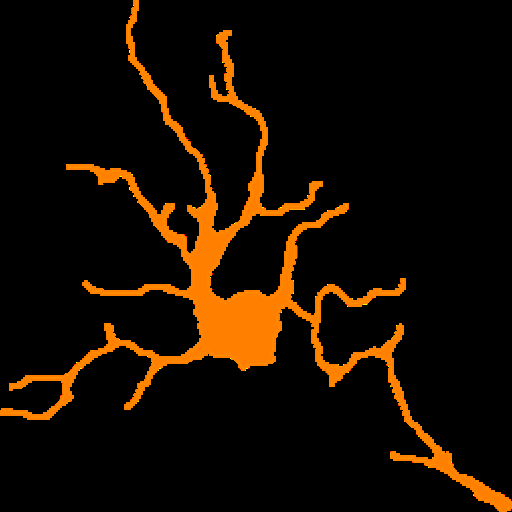
#> input picture MorphoGlia_Interface/resources/4:4transition_image.png, 512 x 512 px; its folder holds only this picture in this run
$ python -i builtin.py   (imports and definitions only)
#> lines starting #> are read from the running program, lines starting #| are printed output that depends on the picture; after the words box and inside, x2 and y2 are one past the last pixel; in counts of white or black regions, pixels touching at a corner belong together
#morphoglia/morphometrics/builtin.py
#!/usr/bin/env python3
# -*- coding: utf-8 -*-
"""
Morphometric extraction module for the MorphoGlia pipeline.

Single source of truth for:
  - Canonical soma mask (distance-transform + global dilation)
  - Whole-cell skeleton (true 1px, no pruning)
  - Branches mask (cell minus soma)
  - Skeleton feature masks (endpoints, junctions, slab points, initial points)
  - All morphometric calculators

The HTML viewer (io/html.py) must ONLY render the masks produced here via
make_qc_artifacts(...) so visual QC always matches the numbers.

Created on Sun Jul 20 13:57:41 2025
@author: juanpablomayaarteaga
"""

from __future__ import annotations
from dataclasses import dataclass
from typing import Dict, List, Tuple, Optional

import numpy as np
import cv2
from itertools import combinations

from skimage.morphology import skeletonize
from scipy.ndimage import label as cc_label, generate_binary_structure, distance_transform_edt

import ast


try:  # only for type hints (avoid circular import at runtime)
    from ..core.models import CellRecord  # noqa: F401
except Exception:  # pragma: no cover
    CellRecord = object  # type: ignore

# ---------------------------------------------------------------------
# Globals / types
# ---------------------------------------------------------------------

MorphometricDict = Dict[str, float]

# Canonical soma extraction settings (used everywhere)
DIST_FRACTION: float = 0.7          # threshold as fraction of DT max  #0.24   ASTROCYTES
SOMA_DILATE_ITERS: int = 1          # single source of truth dilation  #4      ASTROCYTES
# 8-connectivity for consistent component counting everywhere
STRUCT8 = generate_binary_structure(2, 2)  # 3x3 with diagonals


# ---- Branch-order distribution helpers ----
BRANCH_PCTS = (12.5, 25.0, 37.5, 50.0, 62.5, 75.0, 87.5)  # compact, shape-preserving

# ---------------------------------------------------------------------
# Helpers (I/O-free, pure numpy/OpenCV)
# ---------------------------------------------------------------------
def _tuple_str(xs) -> str:
    """Format as tuple string for CSV (stable, human-readable)."""
    return str(tuple(xs))

# [85 lines left out: functions _percentiles, _component_areas, _component_aspect_ratios, _segment_counts_from_bo, _parse_tuple_str, add_global_centroids, not called in this run]

def _round(v: float, nd: int = 4) -> float:
    return float(round(v, nd))

# [59 lines left out: functions _ensure_gray, _binary, _largest_contour, _box_count_fractal, _count_components, _remove_small_cc, not called in this run]


def _soma_mask_from_distance(
    bin_img: np.ndarray,
    frac: float = DIST_FRACTION,
    dilate_iters: int = SOMA_DILATE_ITERS
) -> np.ndarray:
    """
    Estimate soma by thresholding the distance transform of the binary cell mask.
    Then keep largest component and (optionally) dilate. Returns uint8 {0,255}.
    """
    dist = cv2.distanceTransform(bin_img, cv2.DIST_L2, 5)
    if dist.max() == 0:
        return np.zeros_like(bin_img)
    _, soma = cv2.threshold(dist, frac * dist.max(), 255, cv2.THRESH_BINARY)
    soma = soma.astype(np.uint8)

    # keep largest component
    labels, num = cc_label(soma.astype(bool), structure=STRUCT8)

    if num < 1:
        soma = np.zeros_like(bin_img)
    else:
        sizes = np.bincount(labels.ravel())
        sizes[0] = 0
        largest = sizes.argmax()
        soma = ((labels == largest).astype(np.uint8)) * 255

    # optional dilation (single source of truth for all modules)
    if dilate_iters > 0:
        soma = cv2.dilate(soma, np.ones((3, 3), np.uint8), iterations=dilate_iters)

    return soma

# [380 lines left out: functions _centroid_from_mask, _branch_tortuosity_stats, make_branch_order_artifacts, make_sholl_artifacts, _aspect_ratio_from_mask, _skeletonize_full and 1 more, not called in this run]

# ---------------------------------------------------------------------
# QC Artifacts: single source of truth for the HTML viewer
# ---------------------------------------------------------------------

@dataclass
class QCArtifacts:
    bin_cell: np.ndarray              # uint8 0/255
    soma: np.ndarray                  # uint8 0/255 (already dilated per globals)
    branches: np.ndarray              # uint8 0/255 (cell minus soma)
    skeleton_full: np.ndarray         # uint8 0/255 (true 1px skeleton of whole cell)
    skeleton_wo_soma: np.ndarray      # uint8 0/255 (skeleton minus soma)
    degree_map: np.ndarray            # int8 (neighbors count 0..8 on skeleton_wo_soma)
    endpoints_mask: np.ndarray        # uint8 0/255 (deg == 1)
    junctions_mask: np.ndarray        # uint8 0/255 (deg >= 3)
    slab_mask: np.ndarray             # uint8 0/255 (deg == 2)
    initial_points_mask: np.ndarray   # uint8 0/255 (endpoints touching dilated soma)
    centroid: Optional[Tuple[int, int]]

# [65 lines left out: function make_qc_artifacts, not called in this run]

# ---------------------------------------------------------------------
# Morphometric extractors
# ---------------------------------------------------------------------


@dataclass
class BranchOrderArtifacts:
    # thin (skeleton)
    primary_skel_mask: np.ndarray        # 0/255
    intermediate_skel_mask: np.ndarray   # 0/255  # was "secondary"
    terminal_skel_mask: np.ndarray       # 0/255

    # thick (area on cell−soma)
    primary_area_mask: np.ndarray        # 0/255
    intermediate_area_mask: np.ndarray   # 0/255  # was "secondary"
    terminal_area_mask: np.ndarray       # 0/255

    # pixel counts
    primary_area_px: int
    intermediate_area_px: int            # was "secondary_area_px"
    terminal_area_px: int

    # debugging
    seg_label_map: np.ndarray            # int32
    seg_order_map: np.ndarray            # uint8


@dataclass


class MorphometricExtractor:
    """Base class for morphometric extractors."""
    def __call__(self, roi: np.ndarray) -> MorphometricDict:
        raise NotImplementedError

class CellMorphometrics(MorphometricExtractor):
    """
    Basic shape metrics on the full cell mask:
      - Cell_area, Cell_perimeter, Cell_circularity, Cell_compactness
      - Cell_eccentricity, Cell_aspect_ratio, Cell_feret_diameter, Cell_orientation
    """
    # [41 lines left out: function __call__, not called in this run]


class SomaMorphometrics(MorphometricExtractor):
    """
    Distance-transform soma + shape metrics:
      - Soma_area, Soma_perimeter, Soma_circularity, Soma_compactness
      - Soma_orientation, Soma_feret_diameter, Soma_eccentricity, Soma_aspect_ratio
    """
    def __init__(self, dist_fraction: float = DIST_FRACTION):
        self.frac = dist_fraction

    # [42 lines left out: function __call__, not called in this run]

class ConvexHullMorphometrics(MorphometricExtractor):
    """
    Convex hull metrics on the cell mask.
    Also returns solidity/convexity vs. the original cell.
    """
    # [56 lines left out: function __call__, not called in this run]

class FractalMorphometrics(MorphometricExtractor):
    """Box-counting fractal dimension on binary ROI."""
    def __init__(self, sizes: List[int] | None = None):
        self.sizes = sizes

    # [4 lines left out: function __call__, not called in this run]


@dataclass
class BranchOrderDistributionMorphometrics(MorphometricExtractor):
    """
    Compact, per-cell distribution descriptor of branch orders.

    For each of Primary / Secondary / Terminal:
      - *_Branch_Count : number of skeleton segments of that order
      - Percentiles_*_Branch_Area : tuple of percentiles of thick-component areas (px)
      - Percentiles_*_Branch_AR   : tuple of percentiles of component aspect ratios (>=1.0)

    Notes:
      • Areas are computed on the thick masks (cell−soma partition), per connected component.
      • Aspect ratios use rotation-invariant minAreaRect when possible; falls back to axis-aligned box.
      • Percentiles default to BRANCH_PCTS = (12.5, 25, 37.5, 50, 62.5, 75, 87.5) for a compact,
        shape-preserving summary suitable for clustering and later violin/KDE reconstruction.
    """
    # [54 lines left out: functions __init__, __call__, not called in this run]


@dataclass
class ShollParams:
    start_radius: int = 25
    step: int = 10


@dataclass
class ShollArtifacts:
    """Masks & metrics for Sholl analysis (native image size, no padding)."""
    circle_mask: np.ndarray        # uint8 0/255; union of all circle perimeters
    overlap_mask: np.ndarray       # uint8 0/255; union of overlaps with all rings
    centroid: Optional[Tuple[int, int]]
    max_distance: float
    num_circles: int
    crossings: int                 # sum of objects across rings
    ring_counts: List[int]         # NEW: objects per ring (radius order)
    ring_radii: List[int]          # NEW: radii used (same order)

class ShollMorphometrics(MorphometricExtractor):
    """
    Sholl analysis using soma-centroid + whole-cell 1px skeleton (no padding).
    Returns:
      - Sholl_max_distance
      - Sholl_crossing_processes  (connected components of overlaps)
      - Sholl_circles             (number of radii drawn)
    """
    def __init__(self, params: "ShollParams" = None, soma_frac: float = DIST_FRACTION):
        self.params = params if params is not None else ShollParams()
        self.soma_frac = soma_frac

    # [17 lines left out: function __call__, not called in this run]


class BranchingMorphometrics(MorphometricExtractor):
    """
    Legacy-like skeleton metrics using the SAME soma mask used everywhere else
    and the true 1-px skeleton (no pruning):

      - End_Points            : deg == 1
      - Junctions             : deg >= 3
      - Branches              : connected components where deg == 2
      - Initial_Points        : endpoints that touch (dilated) soma
      - Total_Branches_Length : components(deg == 2) + End_Points
      - ratio_branches        : End_Points / Initial_Points
      - Branches_area         : area(cell − soma)
    """
    def __init__(self, soma_frac: float = DIST_FRACTION):
        self.soma_frac = soma_frac


    # [127 lines left out: function __call__, not called in this run]


class CentroidMorphometrics(MorphometricExtractor):
    """
    Returns ROI-local integer centroids as tuple-strings:
      - Soma_centroid_local: (x, y) of DT-based soma (with global dilation)
      - CH_centroid_local  : (x, y) of convex-hull centroid of the cell

    NOTE: These are ROI-local. Convert to global with your crop origin (x0, y0)
    at IO/assembly time to produce:
      - Soma_centroid
      - CH_centroid
    """
    def __init__(self, dist_fraction: float = DIST_FRACTION):
        self.frac = dist_fraction

    # [22 lines left out: function __call__, not called in this run]

# ---------------------------------------------------------------------
# DESCRIPTIONS
# ---------------------------------------------------------------------


METRIC_DESCRIPTIONS = {
    # ── Cell (full mask) ─────────────────────────────────────────────────────
    "Cell_area":           "Area (px) of the thresholded full-cell mask (0/255).",
    "Cell_perimeter":      "Perimeter length (px) of the largest external contour of the cell mask.",
    "Cell_circularity":    "4π·area / perimeter² (dimensionless; 1 = perfect circle).",
    "Cell_compactness":    "area / perimeter (px).",
    "Cell_orientation":    "Orientation (deg) of fitEllipse major axis (OpenCV 0–180°) on the cell contour.",
    "Cell_feret_diameter": "Max caliper (px) from minAreaRect (largest rectangle side).",
    "Cell_eccentricity":   "Ellipse axis ratio MA/ma (>=1) from fitEllipse on the cell contour.",
    "Cell_aspect_ratio":   "Axis-aligned bounding-box width / height (>=0).",

    # ── Soma (DT-based + global dilation) ────────────────────────────────────
    "Soma_area":           "Area (px) of DT-thresholded soma (largest component) after global dilation.",
    "Soma_perimeter":      "Perimeter length (px) of the soma mask.",
    "Soma_circularity":    "4π·area / perimeter² of the soma mask.",
    "Soma_compactness":    "Soma area / soma perimeter (px).",
    "Soma_orientation":    "Orientation (deg) of fitEllipse major axis on the soma contour.",
    "Soma_feret_diameter": "Max caliper (px) of the soma from minAreaRect.",
    "Soma_eccentricity":   "Ellipse axis ratio MA/ma (>=1) from fitEllipse on soma.",
    "Soma_aspect_ratio":   "Axis-aligned bounding-box width / height of the soma mask.",

    # ── Convex hull + derived vs cell ────────────────────────────────────────
    "Convex_Hull_area":         "Area (px) of the convex hull of the full-cell mask.",
    "Convex_Hull_perimeter":    "Perimeter (px) of the convex hull contour.",
    "Convex_Hull_compactness":  "Hull area / hull perimeter (px).",
    "Convex_Hull_eccentricity": "Ellipse axis ratio MA/ma (>=1) from fitEllipse on the hull.",
    "Convex_Hull_feret_diameter":"Max caliper (px) from minAreaRect on the hull.",
    "Convex_Hull_orientation":  "Orientation (deg) of fitEllipse major axis on the hull.",
    "Cell_solidity":            "Cell_area / Convex_Hull_area (dimensionless).",
    "Cell_convexity":           "Convex_Hull_perimeter / Cell_perimeter (dimensionless).",
    "Fractal_dimension":        "Box-counting fractal dimension of the cell mask (sizes 16..512 px by default).",

    # ── Branching (using global soma + true 1px skeleton) ────────────────────
    "Branches_area":                 "Area (px) of branches = Cell mask minus (dilated) soma.",
    "End_Points":                    "Count of skeleton pixels with degree == 1 (on skeleton_wo_soma).",
    "Junctions":                     "Count of skeleton pixels with degree >= 3 (on skeleton_wo_soma).",
    "Branches":                      "Count of connected components where deg == 2 after junction removal.",
    "Initial_Points":                "Endpoints touching the (lightly dilated) soma.",
    "Total_Branches_Length":         "Total 1-px length (px) of skeleton_wo_soma.",
    "ratio_branches":                "End_Points / Initial_Points (0 if denominator is 0).",

    # Exact 3-way area partition of branches (primary / intermediate / terminal)
    "Primary_Branches_area":         "Area (px) assigned to PRIMARY branches via nearest-skeleton order.",
    "Intermediate_Branches_area":    "Area (px) assigned to INTERMEDIATE branches (incl. ties).",
    "Terminal_Branches_area":        "Area (px) assigned to TERMINAL endpoint→junction branches.",
    "Primary_Branches_aspect_ratio": "Component aspect ratio (>=1) of PRIMARY thick regions (minAreaRect).",
    "Intermediate_Branches_aspect_ratio":"Component aspect ratio (>=1) of INTERMEDIATE thick regions.",
    "Terminal_Branches_aspect_ratio":"Component aspect ratio (>=1) of TERMINAL thick regions.",

    # Per-order distributions (compact percentiles)
    "Primary_Branch_Count":       "Number of PRIMARY branch segments (after junction removal).",
    "Intermediate_Branch_Count":  "Number of INTERMEDIATE branch segments.",
    "Terminal_Branch_Count":      "Number of TERMINAL branch segments (endpoint→junction, not soma).",
    "Percentiles_Primary_Branch_Area":      f"Percentiles {BRANCH_PCTS} of PRIMARY component areas (px).",
    "Percentiles_Intermediate_Branch_Area": f"Percentiles {BRANCH_PCTS} of INTERMEDIATE component areas (px).",
    "Percentiles_Terminal_Branch_Area":     f"Percentiles {BRANCH_PCTS} of TERMINAL component areas (px).",
    "Percentiles_Primary_Branch_AR":        f"Percentiles {BRANCH_PCTS} of PRIMARY component aspect ratios (>=1).",
    "Percentiles_Intermediate_Branch_AR":   f"Percentiles {BRANCH_PCTS} of INTERMEDIATE component aspect ratios (>=1).",
    "Percentiles_Terminal_Branch_AR":       f"Percentiles {BRANCH_PCTS} of TERMINAL component aspect ratios (>=1).",

    # Per-order summaries
    "Primary_Area_Mean":           "Mean component area (px) of PRIMARY branches.",
    "Intermediate_Area_Mean":      "Mean component area (px) of INTERMEDIATE branches.",
    "Terminal_Area_Mean":          "Mean component area (px) of TERMINAL branches.",
    "Primary_Area_Median":         "Median component area (px) of PRIMARY branches.",
    "Intermediate_Area_Median":    "Median component area (px) of INTERMEDIATE branches.",
    "Terminal_Area_Median":        "Median component area (px) of TERMINAL branches.",
    "Primary_Area_Fraction":       "PRIMARY thick area / Cell_area (dimensionless).",
    "Intermediate_Area_Fraction":  "INTERMEDIATE thick area / Cell_area (dimensionless).",
    "Terminal_Area_Fraction":      "TERMINAL thick area / Cell_area (dimensionless).",
    "Primary_Area_NormCell":       "Mean per-branch PRIMARY area / Cell_area (dimensionless).",
    "Intermediate_Area_NormCell":  "Mean per-branch INTERMEDIATE area / Cell_area (dimensionless).",
    "Terminal_Area_NormCell":      "Mean per-branch TERMINAL area / Cell_area (dimensionless).",
    "Primary_Thickness":           "PRIMARY area / PRIMARY skeleton length (px).",
    "Intermediate_Thickness":      "INTERMEDIATE area / INTERMEDIATE skeleton length (px).",
    "Terminal_Thickness":          "TERMINAL area / TERMINAL skeleton length (px).",

    # Tortuosity (per-segment; robust summary)
    "Tortuosity_median":           "Median geodesic/chord length ratio over segments (skeleton_wo_soma).",
    "Tortuosity_mad":              "Median absolute deviation of tortuosity (robust).",

    # Sholl
    "Sholl_max_distance":          "Max radius (px) swept from soma centroid to image corners.",
    "Sholl_crossing_processes":    "Total count of overlap components across all rings (sum over radii).",
    "Sholl_circles":               "Number of radii drawn in Sholl analysis.",
    "Sholl_ring_counts":           "Tuple of overlap-component counts per radius (native image scale).",
    "Sholl_ring_radii":            "Tuple of radii (px) used in Sholl analysis.",

    # Centroids (local and global)
    "Soma_centroid_local":         "ROI-local (x, y) centroid of the DT-based (dilated) soma mask.",
    "CH_centroid_local":           "ROI-local (x, y) centroid of the convex hull of the cell mask.",
    "Soma_centroid":               "GLOBAL (x, y) soma centroid = local + (bbox_x, bbox_y).",
    "Soma_centroid_x":             "GLOBAL soma centroid x (px).",
    "Soma_centroid_y":             "GLOBAL soma centroid y (px).",
    "CH_centroid":                 "GLOBAL (x, y) convex-hull centroid = local + (bbox_x, bbox_y).",
    "CH_centroid_x":               "GLOBAL convex-hull centroid x (px).",
    "CH_centroid_y":               "GLOBAL convex-hull centroid y (px).",
}

>>> import cv2
>>> picture = cv2.imread('../../MorphoGlia_Interface/resources/4:4transition_image.png', cv2.IMREAD_GRAYSCALE)
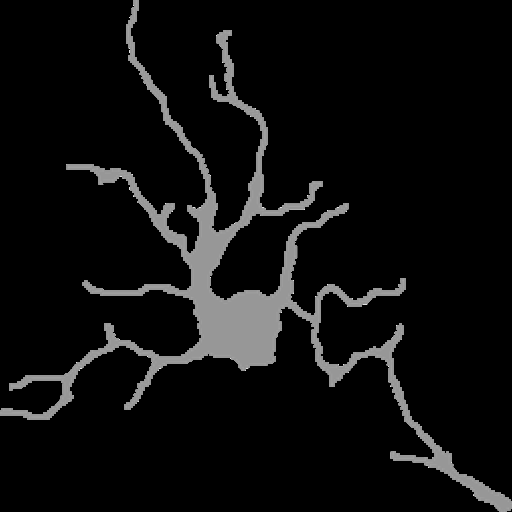
#> picture: shape (512, 512); min 0, max 225, mean 14.2
>>> result = _soma_mask_from_distance(picture)
#> in _soma_mask_from_distance, `dist = cv2.distanceTransform(bin_img, cv2.DIST_L2, 5)`:
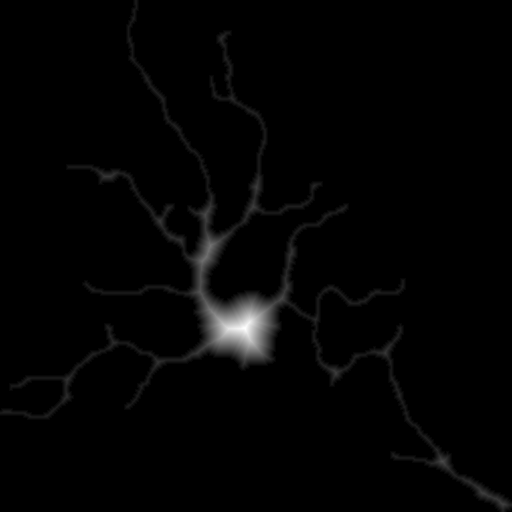
#> dist: shape (512, 512) float32; min 0, max 32.97, mean 0.5; drawn with min black and max white
#> in _soma_mask_from_distance, `_, soma = cv2.threshold(dist, frac * dist.max(), 255, cv2.THRESH_BINARY)`:
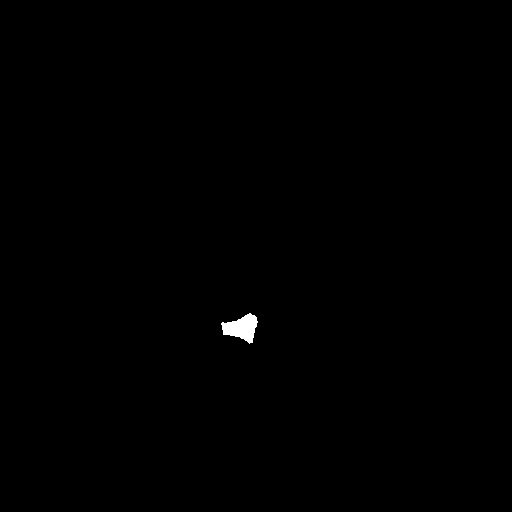
#> soma: shape (512, 512) float32; 0.25% white; 1 white region, box (x1, y1, x2, y2) and area: (221, 313, 258, 344) 656
#> in _soma_mask_from_distance, `labels, num = cc_label(soma.astype(bool), structure=STRUCT8)`: num = 1
#> in _soma_mask_from_distance, `sizes = np.bincount(labels.ravel())`: sizes = [261488, 656]
#> in _soma_mask_from_distance, `largest = sizes.argmax()`: largest = 1
#> in _soma_mask_from_distance, `soma = cv2.dilate(soma, np.ones((3, 3), np.uint8), iterations=dilate_i..`: soma: shape (512, 512); 0.3% white; 1 white region, box (x1, y1, x2, y2) and area: (220, 312, 259, 345) 798
